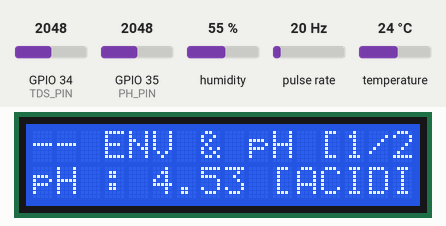
Recording of a program running on a simulated ESP32. Shown: 16×2 character LCD. Wiring (inferred from the names in the program): pulse sensor: data GPIO 27. The inputs (shaded band) are chosen by the test bench; at power-on: GPIO 35 (PH_PIN) = 2048, GPIO 34 (TDS_PIN) = 2048, humidity 55 %, pulse rate 20 Hz, temperature 24 °C (analog values on the 0–4095 scale). WiFi joins after 1.5 s; servers stay silent unless stated; uploads are accepted with an empty reply; what the program prints to the serial monitor is not drawn.

Above: at 7.9 s.
8.0 s: GPIO 35 (PH_PIN) set to 2866
At 17.1 s:
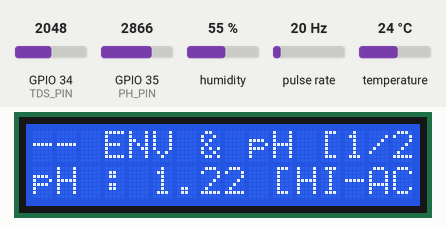
17.4 s: GPIO 35 (PH_PIN) set to 2500
At 26.2 s:
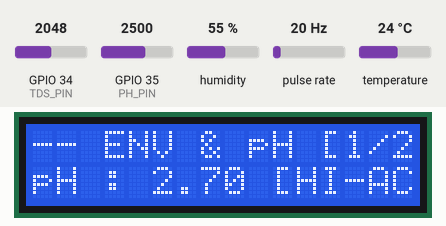
26.7 s: GPIO 35 (PH_PIN) set to 2384
At 34.8 s:
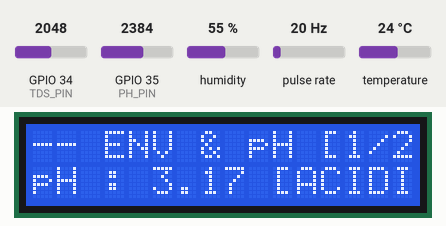
35.8 s: GPIO 35 (PH_PIN) set to 1228
At 44.5 s:
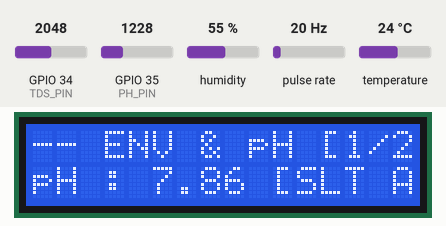
44.8 s: GPIO 35 (PH_PIN) set to 1095
At 53.2 s:
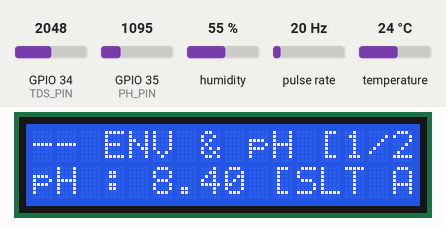
53.8 s: GPIO 35 (PH_PIN) set to 1039
At 61.8 s:
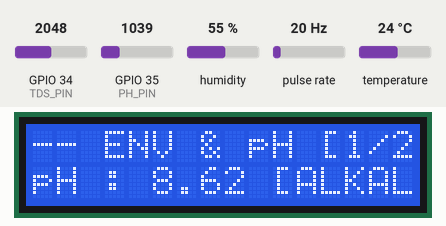
Timing chart, 0 to 63.3 s (numbered marks = the images above; inputs shaded):
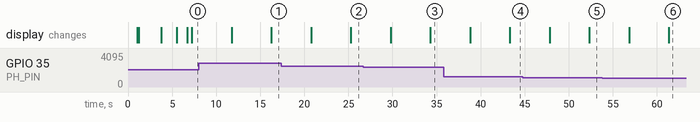

Measured:
- the behaviour switches between 2427 and 2426 on GPIO 35 (PH_PIN) (found by bisection; images 2 and 3)
- the behaviour switches between 1070 and 1069 on GPIO 35 (PH_PIN) (found by bisection; images 5 and 6)
- after the input at 8.0 s, the display: first differs from a run without the input after 8.3 s (image 1)
- after the input at 17.4 s, the display: first differs from a run without the input after 7.9 s (image 2)
- after the input at 26.7 s, the display: first differs from a run without the input after 7.6 s (image 3)
- after the input at 35.8 s, the display: first differs from a run without the input after 7.5 s (image 4)
- after the input at 44.8 s, the display: first differs from a run without the input after 7.5 s (image 5)
- after the input at 53.8 s, the display: first differs from a run without the input after 7.5 s (image 6)

The program:

main.cpp
```cpp
// =====================================================================
// ESP32 — MODULE 2: Complete Water Quality, pH & Flow Monitoring System
// =====================================================================
// SENSOR WIRING:
//   1. DHT11        : DATA   -> GPIO 4  (VCC -> 3.3V/5V, GND -> GND)
//   2. Analog TDS   : AOUT   -> GPIO 34 (VCC -> 3.3V/5V, GND -> GND)
//   3. Flow Sensor  : Signal -> GPIO 27 (VCC -> 5V VIN, GND -> GND)
//   4. E-201-C pH   : Po     -> GPIO 35 (VCC -> 5V VIN, GND -> GND)
//   5. 2004 I2C LCD : SDA    -> GPIO 19 (VCC -> 5V VIN, GND -> GND)
//                     SCL    -> GPIO 18
// =====================================================================

#include <Arduino.h>
#include <Wire.h>
#include <DHT.h>
#include <WiFi.h>
#include <HTTPClient.h>
#include <WiFiClientSecure.h>
#include <LiquidCrystal_I2C.h>

// =====================================================================
//  1. DHT11 Configuration (GPIO 4)
// =====================================================================
#define DHTPIN   4
#define DHTTYPE  DHT11
DHT dht(DHTPIN, DHTTYPE);

// =====================================================================
//  2. Analog TDS Meter Configuration (GPIO 34 - ADC1_CH6)
// =====================================================================
#define TDS_PIN          34
#define VREF             3.3f   // ESP32 ADC Reference Voltage
#define ADC_RESOLUTION   4095.0f

// =====================================================================
//  3. Water Flow Sensor Configuration (GPIO 27 - Interrupt)
// =====================================================================
#define FLOW_PIN         27
const float FLOW_CAL_FACTOR  = 7.5f;   // Pulses per second per L/min
const float PULSES_PER_LITER = 450.0f; // 7.5 * 60 = 450 pulses per liter

volatile unsigned long flowPulseCount = 0;
float totalLiters = 0.0f;

void IRAM_ATTR flowPulseISR() {
    flowPulseCount++;
}

// =====================================================================
//  4. E-201-C BNC pH Sensor Configuration (GPIO 35 - ADC1_CH7)
// =====================================================================
#define PH_PIN           35

// 2-Point Calibrated Constants:
// Neutral Water: 1.160V -> pH 7.00
// Vinegar:       1.995V -> pH 2.80
const float PH_NEUTRAL_V = 1.160f;
const float PH_SLOPE     = 5.03f; // (7.0 - 2.8) / (1.995 - 1.160) = 5.03 pH/V

// =====================================================================
//  5. 2004 Character LCD (Wire: SDA=19, SCL=18, Auto-Detect 0x27 / 0x3F)
// =====================================================================
#define LCD_SDA_PIN  19
#define LCD_SCL_PIN  18
LiquidCrystal_I2C lcd(0x27, 20, 4);
bool lcd_available = false;
int lcdScreenPage = 0; // 0 = Env & pH (Page 1), 1 = TDS & Flow (Page 2)

// =====================================================================
//  WiFi & ThingsBoard Configuration
// =====================================================================
const char* WIFI_SSID = "Meeting Room";
const char* WIFI_PASS = "Shahid786$$";
const char* TB_HOST   = "https://things.digitalm.cloud";
const char* TB_TOKEN  = "52kqr3ax2flcp0gdy56s";

// =====================================================================
//  Timing & State Variables
// =====================================================================
const unsigned long INTERVAL = 4500UL; // 4.5 seconds interval (4 to 5 seconds between screen rotations)
unsigned long lastLog = 0;
unsigned long loopCount = 0;

// =====================================================================
//  Helpers — Formatting & Timing
// =====================================================================
String uptime() {
    unsigned long s = millis() / 1000;
    unsigned long h = s / 3600; s %= 3600;
    unsigned long m = s / 60;   s %= 60;
    char b[12]; snprintf(b, sizeof(b), "%02lu:%02lu:%02lu", h, m, s);
    return String(b);
}

void printLine(char c = '-') {
    for (int i = 0; i < 62; i++) Serial.print(c);
    Serial.println();
}

// =====================================================================
//  Status Labels
// =====================================================================
const char* getWaterQuality(float tds) {
    if (tds <= 5.0f)   return "DRY PROBE / AIR (0 ppm)";
    if (tds < 50.0f)   return "RO / PURE WATER (Very Low Minerals)";
    if (tds < 150.0f)  return "EXCELLENT (Ideal Drinking Water)";
    if (tds < 300.0f)  return "GOOD (Normal Tap / Filtered Water)";
    if (tds < 500.0f)  return "FAIR (Hard Water / High Minerals)";
    return                    "POOR (Not Recommended for Drinking)";
}

const char* getFlowStatus(float flowRate) {
    if (flowRate <= 0.05f) return "NO FLOW (Idle)";
    if (flowRate < 2.0f)   return "LOW FLOW (Trickle)";
    if (flowRate < 10.0f)  return "NORMAL FLOW (Active)";
    return                        "HIGH FLOW (Strong Stream)";
}

const char* getPhStatus(float ph) {
    if (ph <  3.0f) return "STRONGLY ACIDIC (Hazardous / Acid)";
    if (ph <  6.5f) return "ACIDIC (Low pH / Corrosive)";
    if (ph <= 7.5f) return "NEUTRAL (Ideal Drinking / Potable Water)";
    if (ph <= 8.5f) return "MILDLY ALKALINE (Safe / Mineral-Rich)";
    if (ph <= 11.0f) return "ALKALINE (Basic / Soapy)";
    return                 "STRONGLY ALKALINE (Hazardous / Caustic)";
}

// Concise labels for 2004 Character LCD (20-column limit)
const char* shortPhLabel(float ph) {
    if (ph <  3.0f)  return "HI-ACID";
    if (ph <  6.5f)  return "ACIDIC ";
    if (ph <= 7.5f)  return "NEUTRAL";
    if (ph <= 8.5f)  return "SLT ALK";
    if (ph <= 11.0f) return "ALKALIN";
    return                  "HI-ALKA";
}

const char* shortTdsLabel(float tds) {
    if (tds <= 5.0f)   return "DRY ";
    if (tds < 50.0f)   return "PURE";
    if (tds < 150.0f)  return "EXCL";
    if (tds < 300.0f)  return "GOOD";
    if (tds < 500.0f)  return "FAIR";
    return                    "POOR";
}

// =====================================================================
//  Analog TDS Reader (30-Sample Median Noise Filter + Temp Compensation)
// =====================================================================
float readTDS(float currentTempC, float &outVoltage) {
    const int SAMPLES = 30;
    int buffer[SAMPLES];

    for (int i = 0; i < SAMPLES; i++) {
        buffer[i] = analogRead(TDS_PIN);
        delay(2);
    }

    for (int i = 0; i < SAMPLES - 1; i++) {
        for (int j = i + 1; j < SAMPLES; j++) {
            if (buffer[i] > buffer[j]) {
                int temp = buffer[i];
                buffer[i] = buffer[j];
                buffer[j] = temp;
            }
        }
    }

    long sum = 0;
    for (int i = 10; i < 20; i++) {
        sum += buffer[i];
    }
    float avgAdc = sum / 10.0f;
    outVoltage = (avgAdc / ADC_RESOLUTION) * VREF;

    if (outVoltage < 0.03f) {
        return 0.0f;
    }

    float temp = (currentTempC > 0 && currentTempC < 80) ? currentTempC : 25.0f;
    float tempCoeff = 1.0f + 0.02f * (temp - 25.0f);
    float compVoltage = outVoltage / tempCoeff;

    float tdsValue = (133.42f * compVoltage * compVoltage * compVoltage
                    - 255.86f * compVoltage * compVoltage
                    + 857.39f * compVoltage) * 0.5f;

    return max(tdsValue, 0.0f);
}

// =====================================================================
//  Analog pH Reader (30-Sample Median Noise Filter)
// =====================================================================
float readPH(float &outVoltage, int &outRawADC) {
    const int SAMPLES = 30;
    int buffer[SAMPLES];

    for (int i = 0; i < SAMPLES; i++) {
        buffer[i] = analogRead(PH_PIN);
        delay(2);
    }

    for (int i = 0; i < SAMPLES - 1; i++) {
        for (int j = i + 1; j < SAMPLES; j++) {
            if (buffer[i] > buffer[j]) {
                int temp = buffer[i];
                buffer[i] = buffer[j];
                buffer[j] = temp;
            }
        }
    }

    long sum = 0;
    for (int i = 10; i < 20; i++) {
        sum += buffer[i];
    }
    outRawADC = (int)(sum / 10);
    outVoltage = (outRawADC / ADC_RESOLUTION) * VREF;

    float calculatedPH = 7.0f - (outVoltage - PH_NEUTRAL_V) * PH_SLOPE;
    return constrain(calculatedPH, 0.0f, 14.0f);
}

// =====================================================================
//  WiFi Connection
// =====================================================================
void connectWiFi() {
    if (WiFi.status() == WL_CONNECTED) return;
    WiFi.disconnect(true); delay(200);
    WiFi.mode(WIFI_STA);
    WiFi.begin(WIFI_SSID, WIFI_PASS);
    int n = 0;
    while (WiFi.status() != WL_CONNECTED && n++ < 20) {
        delay(500); Serial.print('.');
    }
    Serial.println(WiFi.status() == WL_CONNECTED ? " Connected!" : " Pending...");
}

// =====================================================================
//  ThingsBoard Telemetry Dispatch (Module 2: Complete Telemetry Keys)
// =====================================================================
void sendTelemetry(float tC, float tF, float hum, float hi,
                   float tds, float tdsV, const char* quality,
                   float flowRateLMin, float flowRateMLSec, float flowHz,
                   float volTotal, unsigned long pulses, const char* flowStatus,
                   float ph, float phV, const char* phStatus) {
    if (WiFi.status() != WL_CONNECTED) {
        Serial.println(F(" Skipped (WiFi offline)"));
        return;
    }
    String url = String(TB_HOST) + "/api/v1/" + TB_TOKEN + "/telemetry";
    WiFiClientSecure client; client.setInsecure();
    HTTPClient https; https.setTimeout(8000);
    if (!https.begin(client, url)) {
        Serial.println(F(" Error starting HTTPS"));
        return;
    }
    https.addHeader("Content-Type", "application/json");

    // JSON Payload (With all aliases for versatile widget compatibility)
    String p = "{";
    // DHT11 (Dedicated Module 2 keys — Never overwrites Module 1)
    p += "\"m2_temperature\":"    + String(tC, 1);
    p += ",\"m2_temperatureF\":"  + String(tF, 1);
    p += ",\"m2_humidity\":"      + String(hum, 1);
    p += ",\"m2_heatIndex\":"     + String(hi, 1);
    p += ",\"m2_temp\":"          + String(tC, 1);
    p += ",\"m2_hum\":"           + String(hum, 1);
    p += ",\"water_temp\":"       + String(tC, 1);
    p += ",\"water_humidity\":"   + String(hum, 1);
    // TDS Meter
    p += ",\"tdsPPM\":"            + String(tds, 1);
    p += ",\"tdsValue\":"          + String(tds, 1);
    p += ",\"tdsVoltage\":"        + String(tdsV, 3);
    p += ",\"waterQuality\":\""     + String(quality) + "\"";
    p += ",\"tdsStatus\":\""       + String(quality) + "\"";
    // Flow Sensor
    p += ",\"flowRateLMin\":"      + String(flowRateLMin, 2);
    p += ",\"flowRate\":"          + String(flowRateLMin, 2);
    p += ",\"flowRateMLSec\":"     + String(flowRateMLSec, 1);
    p += ",\"flowFrequencyHz\":"   + String(flowHz, 2);
    p += ",\"totalVolumeLiters\":" + String(volTotal, 3);
    p += ",\"totalLitres\":"       + String(volTotal, 3);
    p += ",\"flowPulses\":"        + String(pulses);
    p += ",\"flowStatus\":\""       + String(flowStatus) + "\"";
    // pH Sensor
    p += ",\"phValue\":"           + String(ph, 2);
    p += ",\"phVoltage\":"         + String(phV, 3);
    p += ",\"phStatus\":\""        + String(phStatus) + "\"";
    p += ",\"m2_phValue\":"        + String(ph, 2);
    p += ",\"m2_phStatus\":\""     + String(phStatus) + "\"";
    p += "}";

    int code = https.POST(p);
    if (code > 0) {
        Serial.printf(" HTTP %d\n", code);
    } else {
        Serial.printf(" Failed: %s\n", https.errorToString(code).c_str());
    }
    https.end();
}

// =====================================================================
//  Setup
// =====================================================================
void setup() {
    Serial.begin(115200);
    delay(1000);

    analogReadResolution(12);
    analogSetAttenuation(ADC_11db); // Full range 0 - 3.3V

    printLine('=');
    Serial.println(F("  ESP32 — MODULE 2: WATER QUALITY, pH & FLOW MONITOR"));
    printLine('=');
    Serial.println(F("  Sensors: DHT11 (GPIO 4) | TDS (GPIO 34)"));
    Serial.println(F("           Flow (GPIO 27) | E-201-C pH (GPIO 35)"));
    Serial.println(F("  Display: 2004 I2C LCD (Wire: SDA=19, SCL=18)"));
    Serial.println(F("  Cloud  : ThingsBoard"));
    printLine('=');

    // 1. TDS ADC
    pinMode(TDS_PIN, INPUT);
    Serial.println(F("  [OK] TDS Meter        -> GPIO 34 (ADC1_CH6)"));

    // 2. pH ADC
    pinMode(PH_PIN, INPUT);
    Serial.println(F("  [OK] E-201-C pH Meter -> GPIO 35 (ADC1_CH7)"));

    // 3. DHT11
    dht.begin();
    Serial.println(F("  [OK] DHT11            -> GPIO 4"));

    // 4. Flow Sensor Interrupt
    pinMode(FLOW_PIN, INPUT_PULLUP);
    attachInterrupt(digitalPinToInterrupt(FLOW_PIN), flowPulseISR, FALLING);
    Serial.println(F("  [OK] Water Flow Sensor -> GPIO 27 (Interrupt)"));

    // 5. Initialize 2004 I2C LCD on Dedicated Wire (SDA=19, SCL=18)
    Wire.begin(LCD_SDA_PIN, LCD_SCL_PIN);
    Serial.print(F("  [..] 2004 I2C LCD (Dedicated SDA=19, SCL=18)... "));
    byte lcdAddr = 0;
    Wire.beginTransmission(0x27);
    if (Wire.endTransmission() == 0) lcdAddr = 0x27;
    else {
        Wire.beginTransmission(0x3F);
        if (Wire.endTransmission() == 0) lcdAddr = 0x3F;
    }
    if (lcdAddr != 0) {
        lcd = LiquidCrystal_I2C(lcdAddr, 20, 4);
        lcd.init();
        lcd.backlight();
        lcd.clear();

        // 🌟 Welcome Splash Screen
        lcd.setCursor(0, 0);
        lcd.print(F("===================="));
        lcd.setCursor(0, 1);
        lcd.print(F("    Welcome to      "));
        lcd.setCursor(0, 2);
        lcd.print(F("     Module-2       "));
        lcd.setCursor(0, 3);
        lcd.print(F("===================="));
        lcd_available = true;
        Serial.printf("ONLINE at 0x%02X [OK]\n", lcdAddr);
        delay(2500); // Show Welcome message clearly for 2.5 seconds

        // System Initialization Status
        lcd.clear();
        lcd.setCursor(0, 0);
        lcd.print(F("ESP32 MONITOR SYSTEM"));
        lcd.setCursor(0, 1);
        lcd.print(F("MODULE 2: WATER SYS "));
        lcd.setCursor(0, 2);
        lcd.print(F("WiFi Connecting...  "));
        lcd.setCursor(0, 3);
        lcd.print(F("Please wait...      "));
    } else {
        Serial.println(F("OFFLINE (Check SDA=19, SCL=18, VCC=5V, GND)"));
    }

    // 6. WiFi
    Serial.print(F("  [..] WiFi Connecting"));
    connectWiFi();

    if (lcd_available) {
        lcd.setCursor(0, 2);
        if (WiFi.status() == WL_CONNECTED) {
            lcd.print(F("WiFi: Connected!    "));
        } else {
            lcd.print(F("WiFi: Offline       "));
        }
        lcd.setCursor(0, 3);
        lcd.print(F("Starting System...  "));
        delay(1200);
        lcd.clear();
    }

    printLine('=');
    Serial.println();
}

// =====================================================================
//  Main Loop
// =====================================================================
void loop() {
    connectWiFi();

    unsigned long now = millis();
    if (now - lastLog < INTERVAL) { delay(50); return; }
    float elapsedSec = (now - lastLog) / 1000.0f;
    lastLog = now;
    loopCount++;

    // -------------------------------------------------------------
    // 1. Water Flow Sensor (Atomic Read)
    // -------------------------------------------------------------
    noInterrupts();
    unsigned long pulses = flowPulseCount;
    flowPulseCount = 0;
    interrupts();

    float flowHz = pulses / elapsedSec;
    float flowRateLMin = flowHz / FLOW_CAL_FACTOR;
    float flowRateMLSec = (flowRateLMin * 1000.0f) / 60.0f;
    float addedVolume = pulses / PULSES_PER_LITER;
    totalLiters += addedVolume;
    const char* flowStatus = getFlowStatus(flowRateLMin);

    // -------------------------------------------------------------
    // 2. DHT11 Read
    // -------------------------------------------------------------
    float hum  = dht.readHumidity();
    float tC   = dht.readTemperature();
    float tF   = dht.readTemperature(true);
    bool  dhtOK = true;

    if (isnan(hum) || isnan(tC)) {
        hum = 50.0f; tC = 25.0f; tF = 77.0f;
        dhtOK = false;
    }
    float hi = dht.computeHeatIndex(tC, hum, false);

    // -------------------------------------------------------------
    // 3. TDS Sensor (with live DHT11 temperature compensation)
    // -------------------------------------------------------------
    float tdsVoltage = 0.0f;
    float tdsPPM = readTDS(tC, tdsVoltage);
    const char* qualityStr = getWaterQuality(tdsPPM);

    // -------------------------------------------------------------
    // 4. E-201-C pH Sensor
    // -------------------------------------------------------------
    float phVoltage = 0.0f;
    int   phRawADC = 0;
    float phValue = readPH(phVoltage, phRawADC);
    const char* phStatus = getPhStatus(phValue);

    // =============================================================
    //  Professional Serial Dashboard
    // =============================================================
    Serial.println();
    printLine('=');
    Serial.printf("  MODULE 2 | READING #%-4lu | UPTIME: %s | WiFi: %s\n",
        loopCount, uptime().c_str(),
        WiFi.status() == WL_CONNECTED ? WiFi.localIP().toString().c_str() : "Disconnected");
    printLine('=');

    // Section 1: Temperature & Humidity
    Serial.println(F("  AMBIENT ENVIRONMENT  [DHT11 - GPIO 4]"));
    printLine();
    if (dhtOK) {
        Serial.printf("    Temperature  :  %5.1f °C   (%5.1f °F)\n", tC, tF);
        Serial.printf("    Humidity     :  %5.1f %%\n", hum);
        Serial.printf("    Heat Index   :  %5.1f °C\n", hi);
    } else {
        Serial.println(F("    [WARNING] DHT11 read failed, using 25.0°C fallback."));
    }
    printLine();

    // Section 2: TDS Water Quality
    Serial.println(F("  WATER QUALITY  [Analog TDS Meter - GPIO 34]"));
    printLine();
    Serial.printf("    TDS Value    :  %6.1f ppm   [%s]\n", tdsPPM, qualityStr);
    Serial.printf("    Sensor Volt  :  %6.3f V\n", tdsVoltage);
    printLine();

    // Section 3: pH Measurement
    Serial.println(F("  WATER pH LEVEL  [E-201-C BNC - GPIO 35]"));
    printLine();
    Serial.printf("    pH Value     :  %6.2f       [%s]\n", phValue, phStatus);
    Serial.printf("    Sensor Volt  :  %6.3f V    (Raw ADC: %4d)\n", phVoltage, phRawADC);
    printLine();

    // Section 4: Water Flow Sensor
    Serial.println(F("  WATER FLOW MONITOR  [FS200A / YF-S201 - GPIO 27]"));
    printLine();
    Serial.printf("    Flow Rate    :  %6.2f L/min   (%5.1f mL/sec)\n", flowRateLMin, flowRateMLSec);
    Serial.printf("    Frequency    :  %6.2f Hz      (%lu pulses in %1.1fs)\n", flowHz, pulses, elapsedSec);
    Serial.printf("    Total Volume :  %6.3f Liters\n", totalLiters);
    Serial.printf("    Flow Status  :  %s\n", flowStatus);
    printLine();

    // Section 5: Cloud Telemetry
    Serial.print(F("  CLOUD -> ThingsBoard Telemetry (All Keys) ..."));
    sendTelemetry(tC, tF, hum, hi,
                  tdsPPM, tdsVoltage, qualityStr,
                  flowRateLMin, flowRateMLSec, flowHz,
                  totalLiters, pulses, flowStatus,
                  phValue, phVoltage, phStatus);

    printLine('=');

    // =============================================================
    //  2004 Character LCD Update (Rotating 2-Screen Multi-Page)
    // =============================================================
    if (lcd_available) {
        char buf[21];

        if (lcdScreenPage == 0) {
            // ---- SCREEN 1: Ambient Environment & Water pH ----
            snprintf(buf, sizeof(buf), "-- ENV & pH [1/2] --");
            lcd.setCursor(0, 0); lcd.print(buf);

            if (dhtOK) {
                snprintf(buf, sizeof(buf), "Temp    : %5.1f C   ", tC);
            } else {
                snprintf(buf, sizeof(buf), "Temp    :  --.- C   ");
            }
            lcd.setCursor(0, 1); lcd.print(buf);

            if (dhtOK) {
                snprintf(buf, sizeof(buf), "Humidity: %5.1f %%   ", hum);
            } else {
                snprintf(buf, sizeof(buf), "Humidity:  --.- %%   ");
            }
            lcd.setCursor(0, 2); lcd.print(buf);

            snprintf(buf, sizeof(buf), "pH : %-4.2f [%-7s] ", phValue, shortPhLabel(phValue));
            lcd.setCursor(0, 3); lcd.print(buf);
        }
        else {
            // ---- SCREEN 2: TDS Water Quality & Water Flow ----
            snprintf(buf, sizeof(buf), "-- TDS & FLOW [2/2]-");
            lcd.setCursor(0, 0); lcd.print(buf);

            snprintf(buf, sizeof(buf), "TDS : %4.0fppm [%-4s]", tdsPPM, shortTdsLabel(tdsPPM));
            lcd.setCursor(0, 1); lcd.print(buf);

            snprintf(buf, sizeof(buf), "Flow : %6.2f L/min ", flowRateLMin);
            lcd.setCursor(0, 2); lcd.print(buf);

            snprintf(buf, sizeof(buf), "Total: %6.3f Liters", totalLiters);
            lcd.setCursor(0, 3); lcd.print(buf);
        }

        // Toggle page for next 3-second cycle
        lcdScreenPage = (lcdScreenPage + 1) % 2;
    }
}
```
